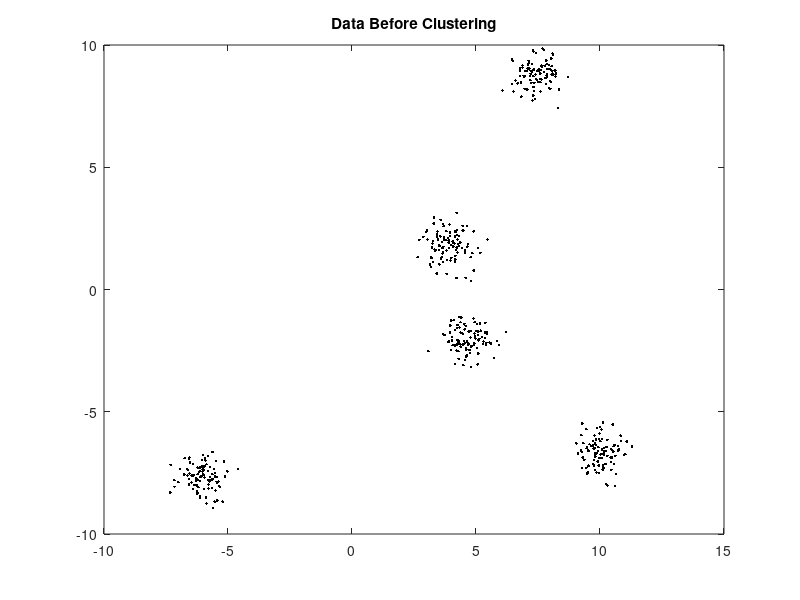
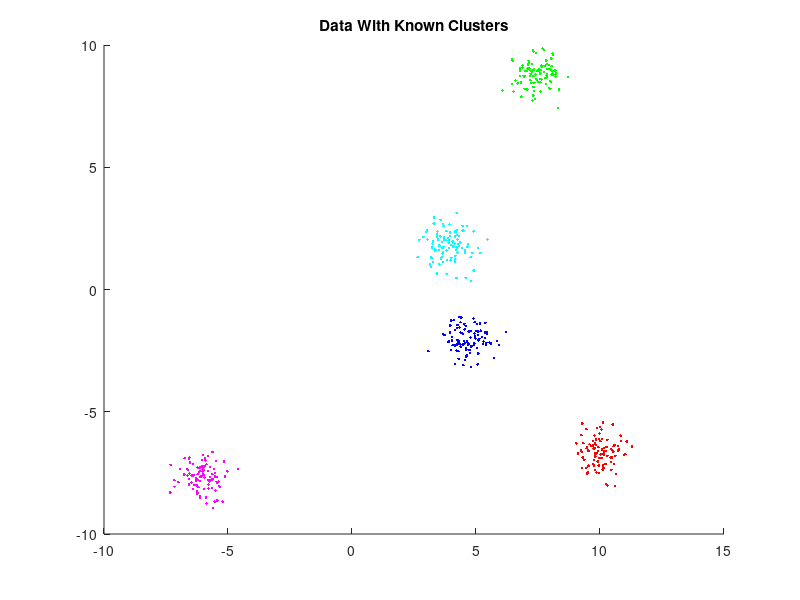
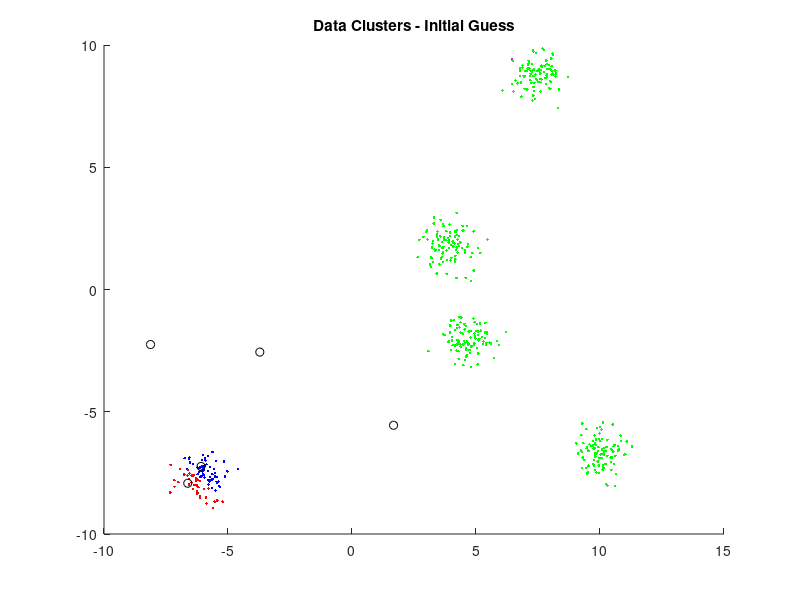
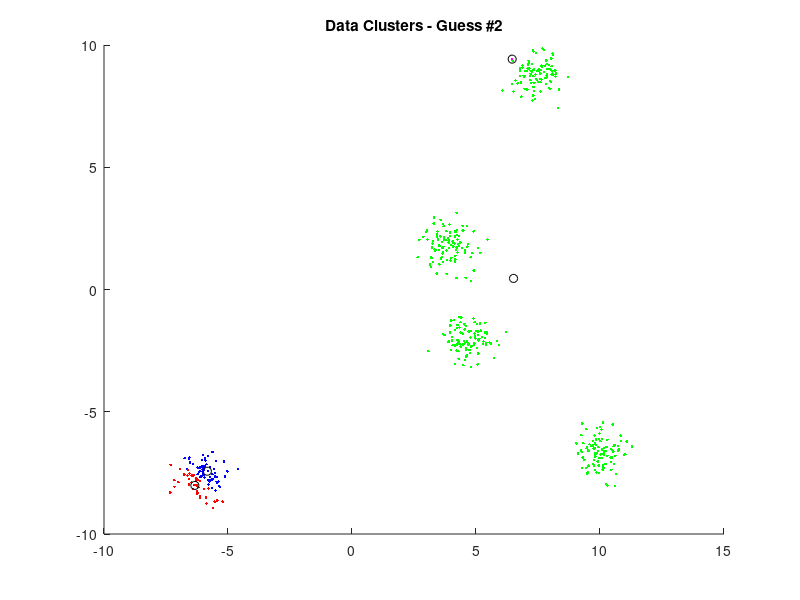

Recreate these plots in MATLAB, in order. (Note: this script raises an error after producing the figures.)
% generate k random clusters (r elems) with sd in range a-by-a square
% calculate in q guesses
k    = 5;
q    = 8;
a    = 10;
sd   = .5;
r    = 100;
data = zeros(k*r, 3);
c    = ['k', 'b', 'r', 'g', 'm', 'c', 'y'];

% calculate k original clusters
clusters = -a + rand(k,2) * 2*a; 

% generate "random" data
for i = 1:k
    x  = -a + rand(1,2) * 2*a;
    x1 = normrnd(x(1),sd,r,1);
    x2 = normrnd(x(2),sd,r,1);
    data((r*(i-1) + 1):(r*i),1) = x1;
    data((r*(i-1) + 1):(r*i),2) = x2;
end

% plot black data
figure(1)
plot(data(:,1), data(:,2), '.', 'Color', 'k')
title('Data Before Clustering')

% plot 'known' clusters
figure(2)
hold on
for i = 1:k
    rng = (r*(i-1) + 1):(r*i);
    plot(data(rng,1), data(rng,2), '.', 'Color', c(i+1))
end
title('Data With Known Clusters')
hold off

% plot original cluster guess
for d = 1:(k*r)
    min_dist = Inf;
    min_c    = data(d,3);
    for l = 1:k
        dist = pdist([data(d,[1 2]); clusters(l,[1 2])], 'euclidean')^2;
        if (dist < min_dist)
            min_dist = dist;
            min_c    = l;
        end
    end
    data(d,3) = min_c;
end

figure(3)
hold on
for i = 1:k
    match = data(data(:,3) == i,:,:);
    plot(match(:,1), match(:,2), '.', 'Color', c(i+1))
end
plot(clusters(:,1), clusters(:,2), 'o', 'Color', 'k')
title('Data Clusters - Initial Guess')
hold off

%% iterate: recalculate clusters and plot
for j = 4:q
    for d = 1:(k*r)
        min_dist = Inf;
        min_c    = data(d,3);
        for l = 1:k
            dist = pdist([data(d,[1 2]); clusters(l,[1 2])], 'euclidean')^2;
            if (dist < min_dist)
                min_dist = dist;
                min_c    = l;
            end
        end
        data(d,3) = min_c;
	end
    
    figure(j)
    hold on
    for i = 1:k
        match = data(data(:,3) == i,:,:);
        avg_x = mean(match(:,1));
        avg_y = mean(match(:,2));
        clusters(i,:) = [avg_x avg_y];
        plot(match(:,1), match(:,2), '.', 'Color', c(i+1))
    end
    plot(clusters(:,1), clusters(:,2), 'o', 'Color', c(1))
    title(['Data Clusters - Guess #', num2str(j-2)])
    hold off
end

%% replotting original clusters with correct colors
% plot 'known' clusters
figure(q+1)
hold on
c2 = ['b', 'g', 'r', 'm']
for i = 1:k
    rng = (r*(i-1) + 1):(r*i);
    plot(data(rng,1), data(rng,2), '.', 'Color', c2(i))
end
title('Data With Known Clusters')
hold off
